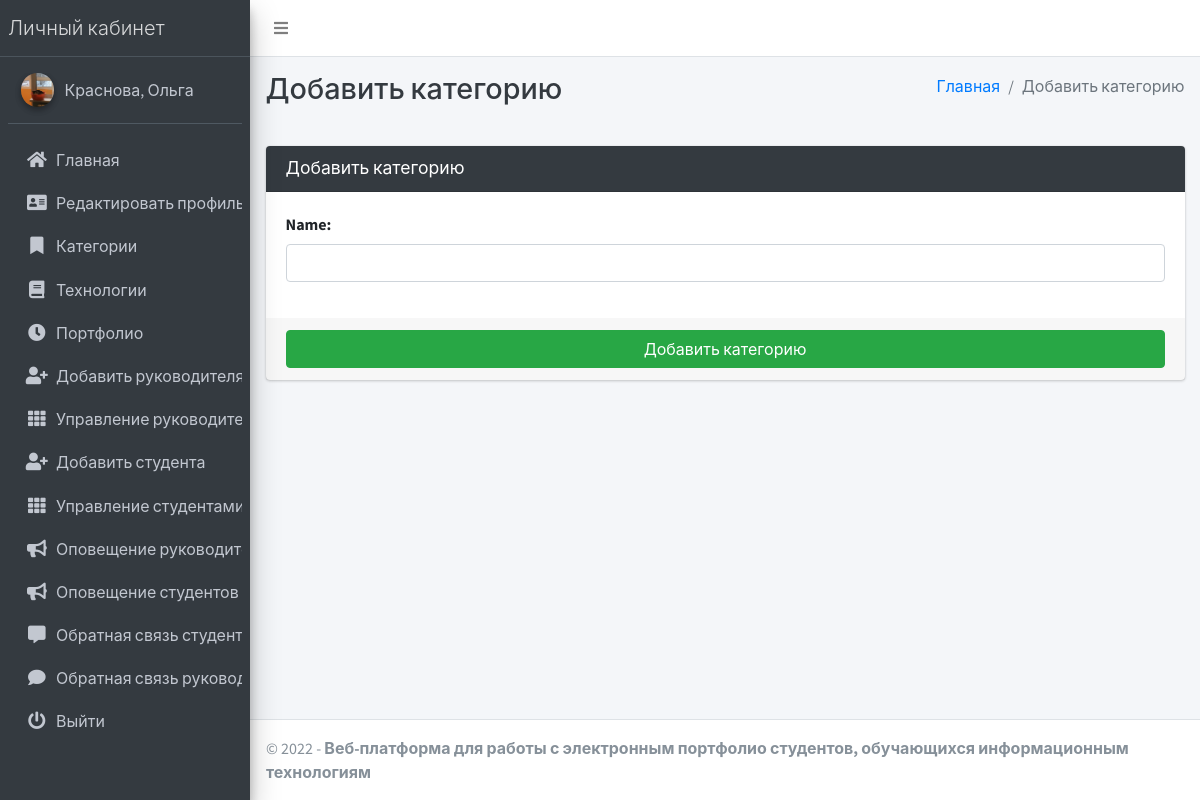
The app's page /course/add (signed in) with its own data.
### main_app/models.py (models this page shows)
class CustomUser(AbstractUser):
    USER_TYPE = ((1, "HOD"), (2, "Staff"), (3, "Student"))
    GENDER = [("M", "Male"), ("F", "Female")]
    username = None  # Removed username, using email instead
    email = models.EmailField(unique=True)
    user_type = models.CharField(default=1, choices=USER_TYPE, max_length=1)
    gender = models.CharField(max_length=1, choices=GENDER)
    profile_pic = models.ImageField()
    address = models.TextField()
    fcm_token = models.TextField(default="")  # For firebase notifications
    created_at = models.DateTimeField(auto_now_add=True)
    updated_at = models.DateTimeField(auto_now=True)
    USERNAME_FIELD = "email"
    REQUIRED_FIELDS = []
    objects = CustomUserManager()
    def __str__(self):
        return self.last_name + ", " + self.first_name

### main_app/hod_views.py (the view, shortened to what this page needs)
# urls.py: path("course/add", hod_views.add_course, name='add_course'),
def add_course(request):
    form = CourseForm(request.POST or None)
    context = {
        'form': form,
        'page_title': 'Добавить категорию'
    }
    return render(request, 'hod_template/add_course_template.html', context)

### main_app/forms.py
class CourseForm(FormSettings):
    def __init__(self, *args, **kwargs):
        super(CourseForm, self).__init__(*args, **kwargs)
    class Meta:
        fields = ['name']
        model = Course

### main_app/templates/hod_template/add_course_template.html
{% extends 'main_app/base.html' %}
{% load static %}
{% block page_title %}{{page_title}}{% endblock page_title %}
{% block content %}
<section class="content">
    <div class="container-fluid">
        <div class="row">
            <div class="col-md-12">
                <div class="card card-dark">
                    <div class="card-header">
                        <h3 class="card-title">{{page_title}}</h3>
                    </div>
                    {% include "main_app/form_template.html" with messages=messages  form=form button_text="Добавить категорию"%}
                </div>
            </div>
        </div>
    </div>
</section>
{% endblock content %}

### main_app/templates/main_app/sidebar_template.html (shortened to what this page needs)
{% load static %}
<aside class="main-sidebar sidebar-dark-info elevation-4">
    {% if request.user.user_type == '1' %}
    <a href="{% url 'admin_home' %}" class="brand-link">
        <span class="brand-text font-weight-light">Личный кабинет</span>
    </a>
    <div class="sidebar">
        <div class="user-panel mt-3 pb-3 mb-3 d-flex">
            <div class="image">
                <img src="{{ request.user.profile_pic}}" class="img-circle elevation-2" alt="User Image">
            </div>
            <div class="info">
                <a href="#" class="d-block">{{user}}</a>
            </div>
        </div>
        <nav class="mt-2">
            <ul class="nav nav-pills nav-sidebar flex-column" data-widget="treeview" role="menu" data-accordion="false">
                <li class="nav-item">
                    {% url 'admin_home' as admin_home %}
                    <a href="{{admin_home}}" class="nav-link {% if admin_home == request.path %} active {% endif %}">
                        <i class="nav-icon fas fa-home"></i>
                        <p>
                            Главная
                        </p>
                    </a>
                </li>
                <li class="nav-item">
                    {% url 'admin_view_profile' as admin_view_profile %}
                    <a href="{{admin_view_profile}}"
                        class="nav-link {% if admin_view_profile == request.path %} active {% endif %}">
                        <i class="nav-icon fas fa-address-card"></i>
                        <p>
                            Редактировать профиль
                        </p>
                    </a>
                </li>
                <li class="nav-item has-treeview">
                    <a href="#" class="nav-link">
                        <i class="nav-icon fas fa-bookmark"></i>
                        <p>
                            Категории
                        </p>
                    </a>
                </li>
                <li class="nav-item has-treeview">
                    <a href="#" class="nav-link">
                        <i class="nav-icon fas fa-book"></i>
                        <p>
                            Технологии
                        </p>
                    </a>
                </li>
                <li class="nav-item has-treeview">
                    <a href="#" class="nav-link">
                        <i class="nav-icon fas fa-clock"></i>
                        <p>
                            Портфолио
                        </p>
                    </a>
                </li>
                <li class="nav-item">
                    {% url 'add_staff' as add_staff %}
                    <a href="{{add_staff}}" class="nav-link {% if add_staff == request.path %} active {% endif %}">
                        <i class="nav-icon fas fa-user-plus"></i>
                        <p>
                            Добавить руководителя
                        </p>
                    </a>
                </li>
                <li class="nav-item">
                    {% url 'manage_staff' as manage_staff %}
                    {% url 'edit_staff' staff_id as edit_staff %}
                    <a href="{{manage_staff}}"
                        class="nav-link {% if manage_staff == request.path or request.path == edit_staff %} active {% endif %}">
                        <i class="nav-icon fas fa-th"></i>
                        <p>
                            Управление руководителями
                        </p>
                    </a>
                </li>
                <li class="nav-item">
                    {% url 'add_student' as add_student%}
                    <a href="{{add_student}}" class="nav-link  {% if add_student == request.path %} active {% endif %}">
                        <i class="nav-icon fas fa-user-plus"></i>
                        <p>
                            Добавить студента
                        </p>
                    </a>
                </li>
                <li class="nav-item">
                    {% url 'manage_student' as manage_student %}
                    {% url 'edit_student' student_id as edit_student %}
                    <a href="{{manage_student}}"
                        class="nav-link  {% if edit_student == request.path or manage_student == request.path %} active {% endif %}">
                        <i class="nav-icon fas fa-th"></i>
                        <p>
                            Управление студентами
                        </p>
                    </a>
                </li>
                <li class="nav-item">
                    {% url 'admin_notify_staff' as admin_notify_staff %}
                    <a href="{{admin_notify_staff}}"
                        class="nav-link {% if admin_notify_staff == request.path %} active {% endif %}">
                        <i class="nav-icon fas fa-bullhorn"></i>
                        <p>
                            Оповещение руководителей
                        </p>
                    </a>
                </li>
                <li class="nav-item">
                    {% url 'admin_notify_student' as admin_notify_student %}
                    <a href="{{admin_notify_student}}"
                        class="nav-link {% if admin_notify_student == request.path %} active {% endif %}">
                        <i class="nav-icon fas fa-bullhorn"></i>
                        <p>
                            Оповещение студентов
                        </p>
                    </a>
                </li>
                <li class="nav-item">
                <li class="nav-item">
                    {% url 'student_feedback_message' as student_feedback_message %}
                    <a href="{{ student_feedback_message }}"
                        class="nav-link  {% if student_feedback_message == request.path %} active {% endif %}">
                        <i class="nav-icon fas fa-comment-alt"></i>
                        <p>
                            Обратная связь студентов
                        </p>
                    </a>
                </li>
                <li class="nav-item">
                    {% url 'staff_feedback_message' as staff_feedback_message %}
                    <a href="{{staff_feedback_message}}"
                        class="nav-link   {% if staff_feedback_message == request.path %} active {% endif %}">
                        <i class="nav-icon fas fa-comment"></i>
                        <p>
                            Обратная связь руководителей
                        </p>
                    </a>
                </li>
                                        {% endif %}
                                        <li class="nav-item">
                                            <a href="{% url 'user_logout' %}"
                                                onclick="return confirm('Ваш сеанс работы будет завершен.\n\nЗавершить?')"
                                                class="nav-link">
                                                <i class="nav-icon fas fa-power-off"></i>
                                                <p>
                                                    Выйти
                                                </p>
                                            </a>
                                        </li>
                                    </ul>
                                </nav>
                            </div>
</aside>

### records on screen
CustomUser: user.profile_pic (picture), last_name+first_name "Краснова, Ольга"

### other values on screen
{{ page_title }} "Добавить категорию"
{{ field.label_tag }} "Name:"
{{ button_text }} "Добавить категорию"
